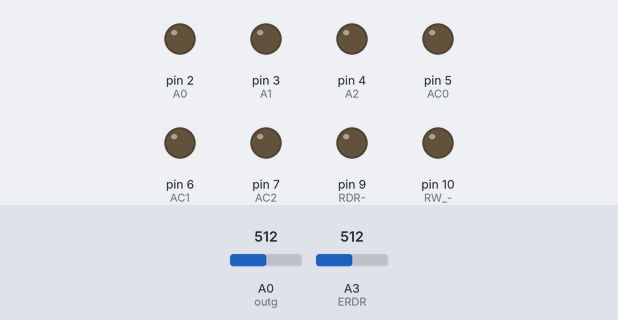
This sketch was run on a simulated Arduino Uno, built with avr-gcc and run on an emulated ATmega328P. On the bench: output pins drawn as LEDs (lit = HIGH). The test bench sets the inputs (shaded band); at power-on: A0 (outg) = 512, A3 (ERDR) = 512. Pins used as bus, display or sensor lines are not drawn; what the sketch prints to the serial monitor is not drawn.

Above: at 0.5 s.
At 1.14 s:
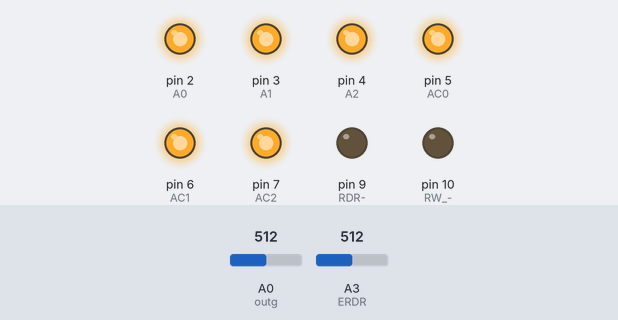
At 2.3 s:
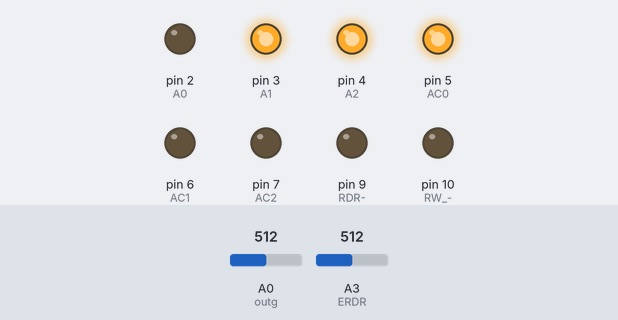
At 3.59 s:
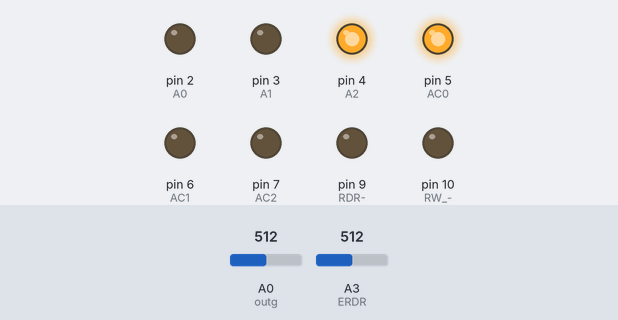
At 4.87 s:
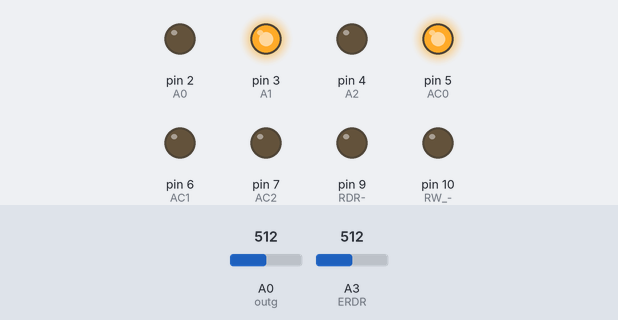
At 6.15 s:
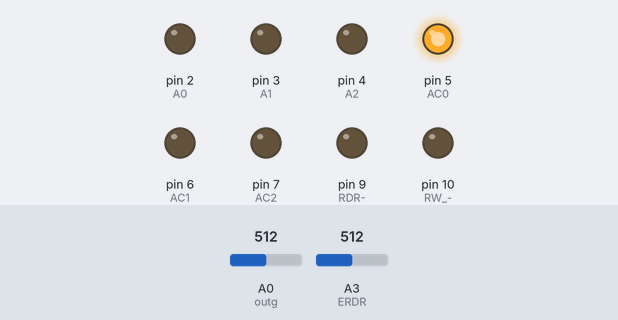
Timing chart, 0 to 6.7 s (numbered marks = the images above):
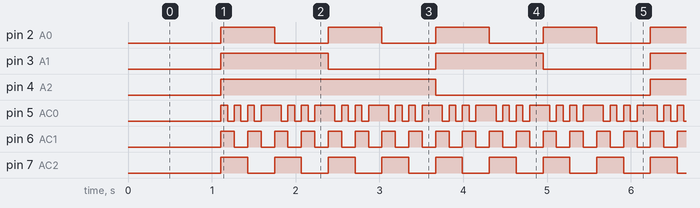

The sketch:

Leitura_Linear_TempoFixo.ino
```cpp
 //LEITURA DA MATRIZ COM APLICAÇÃO DA CDS

  void setup(){
    pinMode(10, OUTPUT);//RW -> ROWSEL
    pinMode(9, OUTPUT); //RDR-> eRDR
    pinMode(8, OUTPUT); //RST-> eRST
    pinMode(7, OUTPUT); //AC2
    pinMode(6, OUTPUT); //AC1
    pinMode(5, OUTPUT); //AC0
    pinMode(4, OUTPUT); //A2
    pinMode(3, OUTPUT); //A1
    pinMode(2, OUTPUT); //A0
    Serial.begin(9600);
  }

float v_dd;
float e_rdr;
float e_rst;
float VDD = A2;
float ERDR = A3;
float ERST = A4;
int timereset=10; // tempo reset
int timeexpo=500; // tempo de exposição
float outg = A0;  // sinal na saída do pixel
float s1;         // leitura no reset
float s2;         // leitura após exposição
float vph;        // tensão fotogerada (CDS)
float vph_ac;     // vph acumulado (média)
float vph_media;  // média final
int count;
int cmax= 100;     //número de execuções
int n;            //dividendo da média
int m=0;
float m1;
float m2;

void set(){

    Serial.println();
    Serial.println("*******************************");
    Serial.println("LEITURA DA MATRIZ");
    Serial.print("VDD = ");   //imprime VDD
    v_dd = analogRead(VDD);
    Serial.println(5*v_dd/1024 );
    e_rdr = analogRead(ERDR);
    Serial.print("ERDR = ");   //imprime ERDR
    Serial.println(5*e_rdr/1024 );
    e_rst = analogRead(ERST);
    Serial.print("ERST = ");   //imprime RST
    Serial.println(5*e_rst/1024 );
    Serial.print("tempo de exposição = ");
    Serial.print(timeexpo);
    Serial.println(" microsegundos");
    Serial.println("********************************");
    delay(1000);
}

//função para leitura do pixel
void lerpixel(){
count = 1;
vph_ac = 0;
n=1;
while (count <= cmax) {
//reset
digitalWrite(8,0);
digitalWrite(9,0);
digitalWrite(10,0);
delayMicroseconds(timereset);
s1 = analogRead(outg);
//exposição
digitalWrite(8,1); //RST
delayMicroseconds(timeexpo);
s2 = analogRead(outg);
vph = (s1-s2)*5/1024;
/*if(vph < 0.05)
{
n=n;
}
else
{*/
vph_ac = vph_ac + vph;
/*n=n+1;
}*/
count++;
}
vph_media=vph_ac/cmax;
Serial.print(vph_media,3);
Serial.print (" ");
}


void lermax(){
count = 0;
vph_ac = 0;
while (count <= cmax) {
digitalWrite(8,0);
digitalWrite(9,0);
digitalWrite(10,0);
delayMicroseconds(timereset);
s1 = analogRead(outg);
digitalWrite(8,1);
delayMicroseconds(timeexpo);
s2 = analogRead(outg);
vph = (s1-s2)*5/1024;

if(vph > vph_ac)
{
vph_ac=vph;
}
count++;
}
Serial.print(vph_ac,3);
Serial.print (" ");
}

void lermin(){
count = 0;
vph_ac = vph;
while (count <= cmax) {
digitalWrite(8,0);
digitalWrite(9,0);
digitalWrite(10,0);
delayMicroseconds(timereset);
s1 = analogRead(outg);
digitalWrite(8,1);
delayMicroseconds(timeexpo);
s2 = analogRead(outg);
vph = (s1-s2)*5/1024;
if(vph <= vph_ac)
{
vph_ac=vph;
}
count++;
}
Serial.print(vph_ac,3);
Serial.print (" ");
}

void coluna(){
digitalWrite(7,1);
digitalWrite(6,1);
digitalWrite(5,1);
lerpixel();
digitalWrite(7,1);
digitalWrite(6,1);
digitalWrite(5,0);
lerpixel();
digitalWrite(7,1);
digitalWrite(6,0);
digitalWrite(5,1);
lerpixel();
digitalWrite(7,1);
digitalWrite(6,0);
digitalWrite(5,0);
lerpixel();
digitalWrite(7,0);
digitalWrite(6,1);
digitalWrite(5,1);
lerpixel();
digitalWrite(7,0);
digitalWrite(6,1);
digitalWrite(5,0);
lerpixel();
digitalWrite(7,0);
digitalWrite(6,0);
digitalWrite(5,1);
lerpixel();
digitalWrite(7,0);
digitalWrite(6,0);
digitalWrite(5,1);
lerpixel();
}

void linha() {
digitalWrite(4,1);
digitalWrite(3,1);
digitalWrite(2,1);
coluna();
Serial.println();
digitalWrite(4,1);
digitalWrite(3,1);
digitalWrite(2,0);
coluna();
Serial.println();
digitalWrite(4,1);
digitalWrite(3,0);
digitalWrite(2,1);
coluna();
Serial.println();
digitalWrite(4,1);
digitalWrite(3,0);
digitalWrite(2,0);
coluna();
Serial.println();
digitalWrite(4,0);
digitalWrite(3,1);
digitalWrite(2,1);
coluna();
Serial.println();
digitalWrite(4,0);
digitalWrite(3,1);
digitalWrite(2,0);
coluna();
Serial.println();
digitalWrite(4,0);
digitalWrite(3,0);
digitalWrite(2,1);
coluna();
Serial.println();
digitalWrite(4,0);
digitalWrite(3,0);
digitalWrite(2,0);
coluna();
Serial.println();
}

void colunamax(){
digitalWrite(7,1);
digitalWrite(6,1);
digitalWrite(5,1);
lermax();
digitalWrite(7,1);
digitalWrite(6,1);
digitalWrite(5,0);
lermax();
digitalWrite(7,1);
digitalWrite(6,0);
digitalWrite(5,1);
lermax();
digitalWrite(7,1);
digitalWrite(6,0);
digitalWrite(5,0);
lermax();
digitalWrite(7,0);
digitalWrite(6,1);
digitalWrite(5,1);
lermax();
digitalWrite(7,0);
digitalWrite(6,1);
digitalWrite(5,0);
lermax();
digitalWrite(7,0);
digitalWrite(6,0);
digitalWrite(5,1);
lermax();
digitalWrite(7,0);
digitalWrite(6,0);
digitalWrite(5,1);
lermax();
}

void linhamax() {
digitalWrite(4,1);
digitalWrite(3,1);
digitalWrite(2,1);
colunamax();
Serial.println();
digitalWrite(4,1);
digitalWrite(3,1);
digitalWrite(2,0);
colunamax();
Serial.println();
digitalWrite(4,1);
digitalWrite(3,0);
digitalWrite(2,1);
colunamax();
Serial.println();
digitalWrite(4,1);
digitalWrite(3,0);
digitalWrite(2,0);
colunamax();
Serial.println();
digitalWrite(4,0);
digitalWrite(3,1);
digitalWrite(2,1);
colunamax();
Serial.println();
digitalWrite(4,0);
digitalWrite(3,1);
digitalWrite(2,0);
colunamax();
Serial.println();
digitalWrite(4,0);
digitalWrite(3,0);
digitalWrite(2,1);
colunamax();
Serial.println();
digitalWrite(4,0);
digitalWrite(3,0);
digitalWrite(2,0);
colunamax();
Serial.println();
}

void colunamin(){
digitalWrite(7,1);
digitalWrite(6,1);
digitalWrite(5,1);
lermin();
digitalWrite(7,1);
digitalWrite(6,1);
digitalWrite(5,0);
lermin();
digitalWrite(7,1);
digitalWrite(6,0);
digitalWrite(5,1);
lermin();
digitalWrite(7,1);
digitalWrite(6,0);
digitalWrite(5,0);
lermin();
digitalWrite(7,0);
digitalWrite(6,1);
digitalWrite(5,1);
lermin();
digitalWrite(7,0);
digitalWrite(6,1);
digitalWrite(5,0);
lermin();
digitalWrite(7,0);
digitalWrite(6,0);
digitalWrite(5,1);
lermin();
digitalWrite(7,0);
digitalWrite(6,0);
digitalWrite(5,1);
lermin();
}

void linhamin() {
digitalWrite(4,1);
digitalWrite(3,1);
digitalWrite(2,1);
colunamin();
Serial.println();
digitalWrite(4,1);
digitalWrite(3,1);
digitalWrite(2,0);
colunamin();
Serial.println();
digitalWrite(4,1);
digitalWrite(3,0);
digitalWrite(2,1);
colunamin();
Serial.println();
digitalWrite(4,1);
digitalWrite(3,0);
digitalWrite(2,0);
colunamin();
Serial.println();
digitalWrite(4,0);
digitalWrite(3,1);
digitalWrite(2,1);
colunamin();
Serial.println();
digitalWrite(4,0);
digitalWrite(3,1);
digitalWrite(2,0);
colunamin();
Serial.println();
digitalWrite(4,0);
digitalWrite(3,0);
digitalWrite(2,1);
colunamin();
Serial.println();
digitalWrite(4,0);
digitalWrite(3,0);
digitalWrite(2,0);
colunamin();
Serial.println();
}

void mediaRDR(){
m2=0;
count = 0;
vph_ac = 0;
while (count <= cmax) {
digitalWrite(8,0);
digitalWrite(9,0);
digitalWrite(10,0);
delayMicroseconds(timereset);
s1 = analogRead(outg);
digitalWrite(8,1);
delayMicroseconds(timeexpo);
s2 = analogRead(outg);
e_rdr = analogRead(ERDR);
m1=5*e_rdr/1024;
m2=m2+m1;
count++;
}
Serial.print("VRDR = ");
Serial.print(m2/cmax);
Serial.println();
}

int nt=1;
void loop() {
while (m<nt){
set();
Serial.println();
Serial.println("Máximo");
linhamax();
Serial.println();
Serial.println("Média");
linha();
Serial.println();
Serial.println("Mínimo");
linhamin();
Serial.println();
Serial.println("VDD");
mediaRDR();
m++;
}
}
```

Measured:
- by itself, pin 2 (A0): alternates HIGH for 0.64 s and LOW for 0.64 s, 24 changes in all, then stays LOW
- by itself, pin 3 (A1): alternates HIGH for 1.3 s and LOW for 1.3 s, 12 changes in all, then stays LOW
- by itself, pin 4 (A2): alternates HIGH for 2.6 s and LOW for 2.6 s, 6 changes in all, then stays LOW
- by itself, pin 5 (AC0): repeats every 0.64 s: 2 × (LOW 0.08 s, HIGH 0.08 s), LOW 0.08 s, HIGH 0.24 s, until it stays HIGH from 16.3 s
- by itself, pin 6 (AC1): alternates HIGH for 0.16 s and LOW for 0.16 s, 96 changes in all, then stays LOW
- by itself, pin 7 (AC2): alternates HIGH for 0.32 s and LOW for 0.32 s, 48 changes in all, then stays LOW
